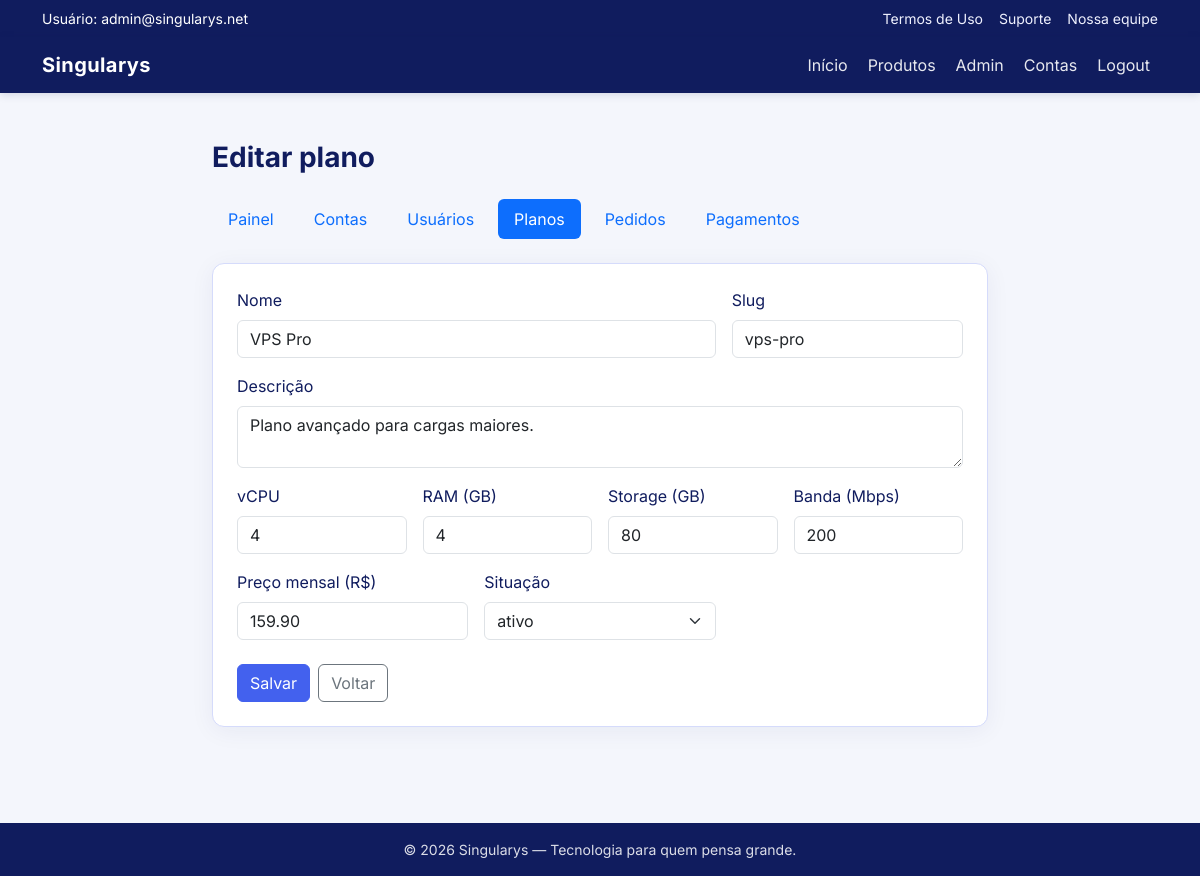
The app's page /index.php?controle=adminController&metodo=planoForm&id=3 (signed in) with its own data.
### tables this page shows
CREATE TABLE IF NOT EXISTS planos_vps (
    id_plano BIGINT UNSIGNED AUTO_INCREMENT PRIMARY KEY,
    nome VARCHAR(100) NOT NULL,
    slug VARCHAR(100) NOT NULL,
    descricao TEXT NULL,
    vcpu INT UNSIGNED NOT NULL,
    ram_mb INT UNSIGNED NOT NULL,
    storage_gb INT UNSIGNED NOT NULL,
    banda_mbps INT UNSIGNED NOT NULL DEFAULT 100,
    preco_mensal DECIMAL(10,2) NOT NULL,
    situacao ENUM('ativo', 'inativo', 'suspenso') NOT NULL DEFAULT 'ativo',
    criado_em DATETIME NOT NULL DEFAULT CURRENT_TIMESTAMP,
    alterado_em DATETIME NOT NULL DEFAULT CURRENT_TIMESTAMP ON UPDATE CURRENT_TIMESTAMP,
    deletado_em DATETIME NULL COMMENT 'Soft delete; pedidos antigos mantêm FK ao plano',
    UNIQUE KEY uk_plano_slug (slug)
);

### controllers/adminController.class.php (called while the page is built, shortened)
<?php
require_once "models/conexao.class.php";
require_once "models/planoDAO.class.php";
class AdminController
{
    public function planoForm()
    {
        $planoDAO = new PlanoDAO();
        $id = (int) ($_GET["id"] ?? 0);
        $plano = $id > 0 ? $planoDAO->buscarRegistroPorId($id) : null;
        require_once "views/admin/plano_form.php";
    }
}

### index.php (called while the page is built, shortened)
<?php
$metodo = $_GET["metodo"] ?? "inicio";
$obj = new $controle();
$obj->$metodo();

### models/conexao.class.php (called while the page is built, shortened)
<?php
class Conexao
{
    protected $db = null;
    public function __construct()
    {
        $host = getenv("SINGULARYS_DB_HOST") ?: "localhost";
        $banco = getenv("SINGULARYS_DB_NAME") ?: "singularys2";
        $usuario = getenv("SINGULARYS_DB_USER") ?: "root";
        $senha = getenv("SINGULARYS_DB_PASS") ?: "";
        $parametros = "mysql:host={$host};dbname={$banco};charset=utf8mb4";
        try {
            $this->db = new PDO($parametros, $usuario, $senha);
            $this->db->setAttribute(PDO::ATTR_ERRMODE, PDO::ERRMODE_EXCEPTION);
            $this->db->setAttribute(PDO::ATTR_DEFAULT_FETCH_MODE, PDO::FETCH_OBJ);
            $this->db->setAttribute(PDO::ATTR_EMULATE_PREPARES, false);
        } catch (PDOException $e) {
            $this->erroConexao = $e->getMessage();
            $this->db = null;
        }
    }
    protected function possuiConexao()
    {
        return $this->db instanceof PDO;
    }
}

### models/planoDAO.class.php (called while the page is built, shortened)
<?php
require_once __DIR__ . "/conexao.class.php";
class PlanoDAO extends Conexao
{
    public function buscarRegistroPorId(int $idPlano): ?object
    {
        try {
            $stm = $this->db->prepare("SELECT * FROM planos_vps WHERE id_plano = ? LIMIT 1");
            $stm->execute([$idPlano]);
            return $stm->fetch() ?: null;
        } catch (PDOException $e) {
            return null;
        }
    }
}

### views/admin/plano_form.php (the view, shortened to what this page needs)
<?php
$editando = $plano !== null;
require_once "views/partials/head.php";
require_once "views/partials/header.php";
?>
<main class="py-5">
    <div class="container col-lg-8">
        <h1 class="h3 app-page-title fw-bold mb-4"><?php echo $editando ? "Editar plano" : "Novo plano"; ?></h1>
        <?php require "views/partials/admin_nav.php"; ?>
        <div class="app-card p-4">
            <form method="post" action="index.php?controle=adminController&metodo=salvarPlano">
                <div class="row g-3">
                    <div class="col-md-8">
                        <label class="form-label" for="nome">Nome</label>
                        <input class="form-control" id="nome" name="nome" required
                               value="<?php echo htmlspecialchars($plano->nome ?? $_POST["nome"] ?? ""); ?>">
                    </div>
                    <div class="col-md-4">
                        <label class="form-label" for="slug">Slug</label>
                        <input class="form-control" id="slug" name="slug" required
                               value="<?php echo htmlspecialchars($plano->slug ?? $_POST["slug"] ?? ""); ?>">
                    </div>
                    <div class="col-12">
                        <label class="form-label" for="descricao">Descrição</label>
                        <textarea class="form-control" id="descricao" name="descricao" rows="2"><?php echo htmlspecialchars($plano->descricao ?? ""); ?></textarea>
                    </div>
                    <div class="col-md-3">
                        <label class="form-label" for="vcpu">vCPU</label>
                        <input type="number" min="1" class="form-control" id="vcpu" name="vcpu" required
                               value="<?php echo (int) ($plano->vcpu ?? 1); ?>">
                    </div>
                    <div class="col-md-3">
                        <label class="form-label" for="ram_gb">RAM (GB)</label>
                        <input type="number" min="1" class="form-control" id="ram_gb" name="ram_gb" required
                               value="<?php echo (int) round(($plano->ram_mb ?? 1024) / 1024); ?>">
                    </div>
                    <div class="col-md-3">
                        <label class="form-label" for="storage_gb">Storage (GB)</label>
                        <input type="number" min="1" class="form-control" id="storage_gb" name="storage_gb" required
                               value="<?php echo (int) ($plano->storage_gb ?? 20); ?>">
                    </div>
                    <div class="col-md-3">
                        <label class="form-label" for="banda_mbps">Banda (Mbps)</label>
                        <input type="number" min="1" class="form-control" id="banda_mbps" name="banda_mbps" required
                               value="<?php echo (int) ($plano->banda_mbps ?? 100); ?>">
                    </div>
                    <div class="col-md-4">
                        <label class="form-label" for="preco_mensal">Preço mensal (R$)</label>
                        <input type="text" class="form-control" id="preco_mensal" name="preco_mensal" required
                               value="<?php echo htmlspecialchars($plano->preco_mensal ?? "49.90"); ?>">
                    </div>
                    <div class="col-md-4">
                        <label class="form-label" for="situacao">Situação</label>
                        <select class="form-select" id="situacao" name="situacao">
                            <?php foreach (["ativo", "inativo", "suspenso"] as $sit) { ?>
                                <option value="<?php echo $sit; ?>"
                                    <?php echo ($plano->situacao ?? "ativo") === $sit ? "selected" : ""; ?>>
                                    <?php echo $sit; ?>
                                </option>
                            <?php } ?>
                        </select>
                    </div>
                </div>
                <div class="mt-4 d-flex gap-2">
                    <button type="submit" class="btn btn-singularys">Salvar</button>
                    <a class="btn btn-outline-secondary" href="index.php?controle=adminController&metodo=planos">Voltar</a>
                </div>
            </form>
        </div>
    </div>
</main>
<?php require_once "views/partials/footer.php"; ?>

### css/app.css (style rules this page uses)
:root { --singularys-azul: #101C5E; --singularys-azul-claro: #4361EE; --singularys-fundo: #f4f6fc; --singularys-card: #ffffff; --singularys-borda: #d5dbfb; }
body.app-body { background-color: var(--singularys-fundo); color: var(--singularys-azul); font-family: "Inter", system-ui, sans-serif; min-height: 100vh; display: flex; flex-direction: column; }
body.app-body main { flex: 1 0 auto; }
.btn-singularys { background: var(--singularys-azul-claro); border-color: var(--singularys-azul-claro); color: #fff; }
.app-card { background: var(--singularys-card); border: 1px solid var(--singularys-borda); border-radius: 0.75rem; box-shadow: 0 4px 24px rgba(16, 28, 94, 0.06); }
.app-page-title { color: var(--singularys-azul); }

### views/partials/head.php (style rules this page uses)
:root { color-scheme: light only; }

### records on screen
planos_vps: nome "VPS Pro", slug "vps-pro", descricao "Plano avançado para cargas maiores.", vcpu "4", ram_gb "4", storage_gb "80", banda_mbps "200", preco_mensal "159.90", situacao "ativo"

### other values on screen
$_SESSION["usuario_nome"] "admin@singularys.net"
